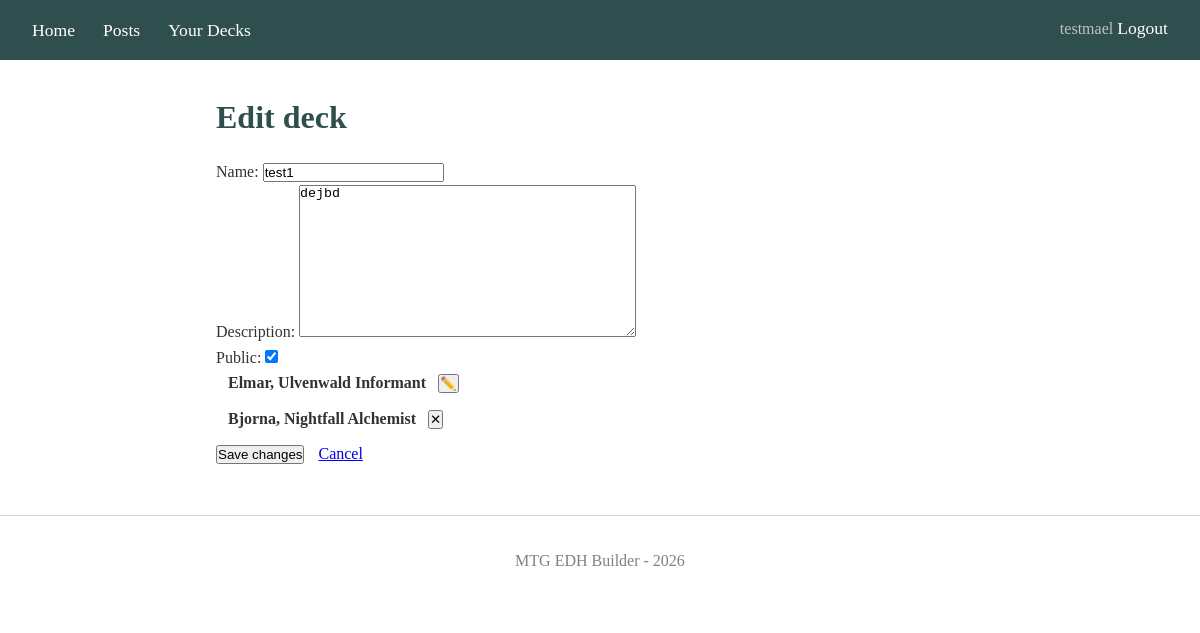
/decks/50/edit/ (signed in), run on the app's committed database.
### blog/models.py (models this page shows, shortened)
class Deck(models.Model):
    name = models.CharField(max_length=200)
    description = models.TextField(blank=True)
    created_at = models.DateTimeField(auto_now_add=True)
    updated_at = models.DateTimeField(auto_now=True)
    author = models.ForeignKey(User, on_delete=models.CASCADE)
    is_public = models.BooleanField(default=True)
    commander = models.ForeignKey(
        Card, on_delete=models.PROTECT,
        related_name='commander', help_text="First commander")
    partner_commander = models.ForeignKey(
        Card,
        on_delete=models.SET_NULL,
        null=True, blank=True,
        related_name='commander_partner',
        help_text="Second commander if both have partner"
    )
    card_count = models.PositiveSmallIntegerField(default=0)
    avg_cmc = models.DecimalField(max_digits=4, decimal_places=2, default=0)
    class Meta:
        ordering = ['-updated_at']
        verbose_name = 'Deck'
        verbose_name_plural = 'Decks'
        constraints = [
            models.UniqueConstraint(
                fields=['author', 'name'],
                name = 'unique_deck_name_per_user'
            )
        ]

class Card(models.Model):
    scryfall_id = models.UUIDField(unique=True)
    oracle_id = models.UUIDField()
    name = models.CharField(max_length=200) # name of the card
    type_line = models.CharField(max_length=200, default='')
    set_code = models.CharField(max_length=10)
    collector_number = models.CharField(max_length=20)
    cmc = models.IntegerField(default=0) # Converted mana cost of the card, used for calculate the average cmc of a deck
    color_identity = models.CharField(max_length=10, default='') # Sorted letters from {W,U,B,R,G}; empty = colorless
    image_url = models.URLField() # default image size
    image_large_url = models.URLField(default='') # larger image for hover

### blog/views.py (the view, shortened to what this page needs)
# urls.py: path("decks/<int:pk>/edit/", views.DeckUpdateView.as_view(), name="deck_update"),
class DeckUpdateView(LoginRequiredMixin, SuccessMessageMixin, UpdateView):
    model = Deck
    fields = ["name", "description", "is_public"]
    template_name = "blog/deck_form.html"
    success_message = "Deck '%(name)s' updated."
    def get_queryset(self):
        return Deck.objects.filter(author=self.request.user)
    def get_context_data(self, **kwargs):
        context = super().get_context_data(**kwargs)
        context["commanders"] = [
            ("commander", "Commander", True, self.object.commander),
            ("partner_commander", "Partner Commander (optional)", False, self.object.partner_commander),
        ]
        context["form_title"] = "Edit deck"
        context["submit_label"] = "Save changes"
        context["cancel_url"] = reverse("blog:deck_detail", kwargs={"pk": self.object.pk})
        return context

### templates/blog/deck_form.html (shortened to what this page needs)
{% extends "base.html" %}
{% block content %}
<h1>{{ form_title|default:"Create a new deck" }}</h1>
<form method="post" id="deck-form">
  <p>
    <label for="{{ form.name.id_for_label }}">Name:</label>
    {{ form.name }}
  </p>
  <p>
    <label for="{{ form.description.id_for_label }}">Description:</label>
    {{ form.description }}
  </p>
  {% if form.is_public %}
  <p>
    <label for="{{ form.is_public.id_for_label }}">Public:</label>
    {{ form.is_public }}
  </p>
  {% endif %}
  {% for prefix, label, required, current in commanders %}
<div id="{{ prefix }}-selected" style="{% if current %}display:block{% else %}display:none{% endif %}; margin-bottom:10px;">
    <strong id="{{ prefix }}-name-display" style="margin-left:8px;">{{ current.name|default:'' }}</strong>
    <button type="button" class="commander-clear" data-prefix="{{ prefix }}" style="margin-left:8px;">
        {% if prefix == "commander" %}✏️{% else %}✕{% endif %}
    </button>
  </div>
  {% endfor %}
  <button type="submit">{{ submit_label|default:"Save" }}</button>
  {% if cancel_url %}
  <a href="{{ cancel_url }}" style="margin-left:10px;">Cancel</a>
  {% endif %}
</form>
{% endblock %}

### templates/base.html (shortened to what this page needs)
{% load static %}
<!DOCTYPE html>
<html lang="en">
<head>
    {% load static %}
    <link rel="stylesheet" href="{% static 'blog/main.css' %}">
</head>
<body>
    <nav>
    <a href="{% url 'blog:home' %}">Home</a>
    <a href="{% url 'blog:decks' %}">Posts</a>
    <a href="{% url 'blog:your_decks' %}">Your Decks</a>
    <span class="nav-right">
        {% if user.is_authenticated %}
            <span class="nav-user" id="logged-user-name">{{ user.username }}</span>
            <form method="post" action="{% url 'logout' %}" class="inline-form">
                <button type="submit" class="logout-btn" id="logout-btn">Logout</button>
            </form>
        {% else %}
            <a id="login-btn" href="{% url 'login' %}">Login</a>
            <a id="signup-btn" href="{% url 'signup' %}">Sign Up</a>
        {% endif %}
    </span>
    </nav>
    <div class="container">
        {% block content %}{% endblock %}
    </div>
    <footer>
        <p>MTG EDH Builder - 2026</p>
    </footer>
</body>
</html>

### blog/static/blog/main.css (style rules this page uses)
:root { --midnight-violet: #242038; --slate-blue: #725ac1; --soft-periwinkle: #8d86c9; --pale-slate: #cac4ce; --linen: #f7ece1; }
* { margin: 0; padding: 0; box-sizing: border-box; }
body { font-family: Georgia, serif; line-height: 1.6; color: #333; }
nav { background: darkslategray; padding: 1rem 2rem; }
nav a { color: white; text-decoration: none; margin-right: 1.5rem; font-size: 1.1rem; }
.container { max-width: 800px; margin: 2rem auto; padding: 0 1rem; }
h1, h2, h3 { margin-bottom: 1rem; color: darkslategray; }
footer { text-align: center; padding: 2rem; color: gray; margin-top: 3rem; border-top: 1px solid lightgray; }
.nav-right { float: right; }
.nav-user { color: silver; }
.logout-btn { background: none; border: none; color: white; cursor: pointer; font-size: 1.1rem; font-family: Georgia, serif; }
.inline-form { display: inline; }

### data on the page
Deck: name "test1", description "dejbd", is_public "☑"
Card: name "Elmar, Ulvenwald Informant"
Card: name "Bjorna, Nightfall Alchemist"

### other printed values
{{ user.username }} "testmael"
{{ submit_label|default:"Save" }} "Save changes"
